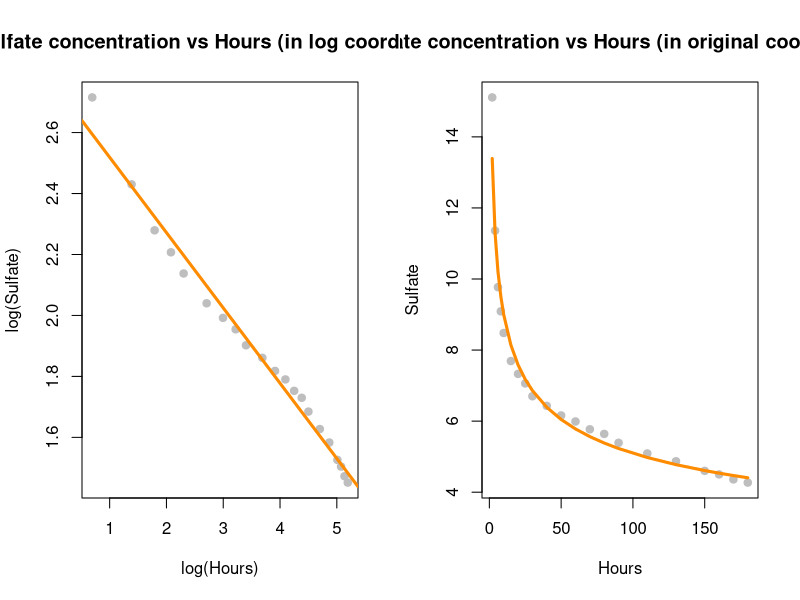
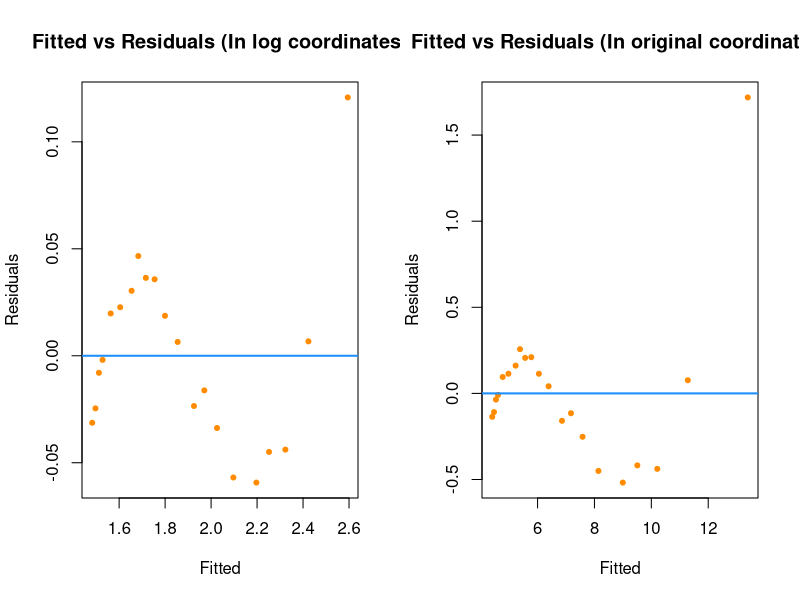
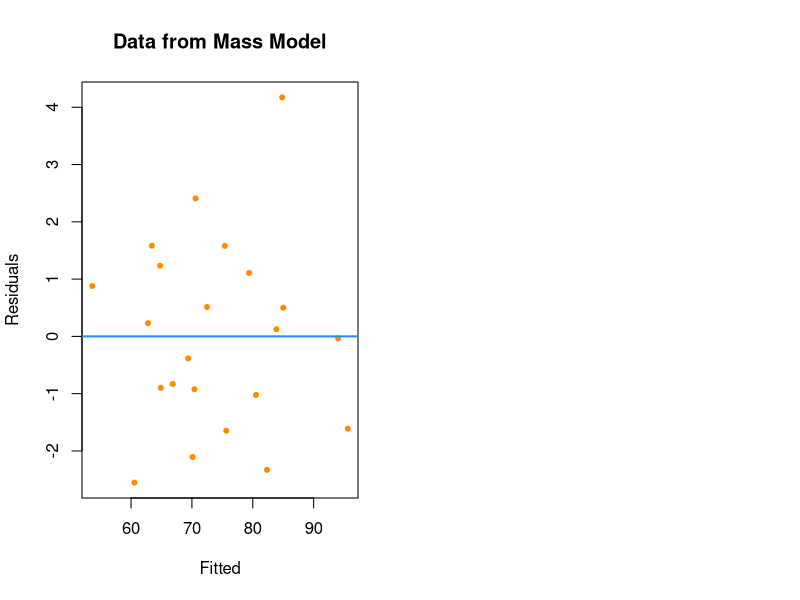
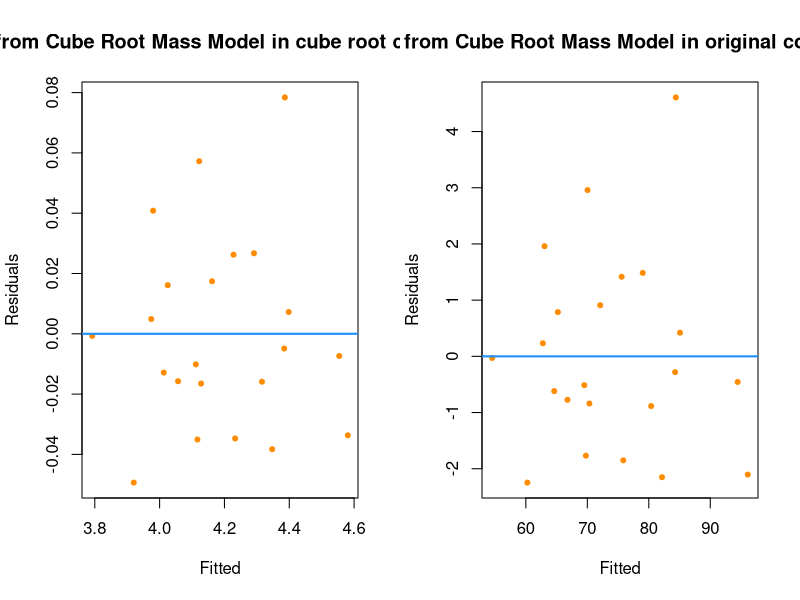
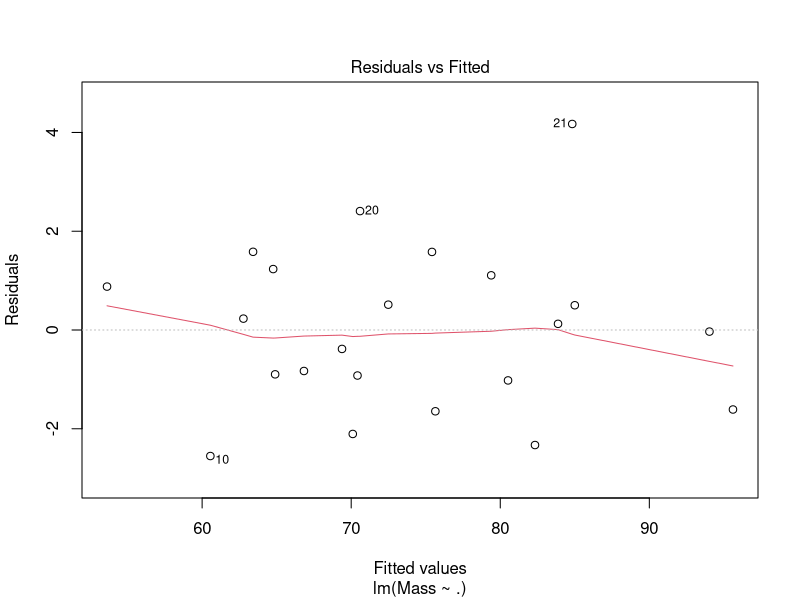
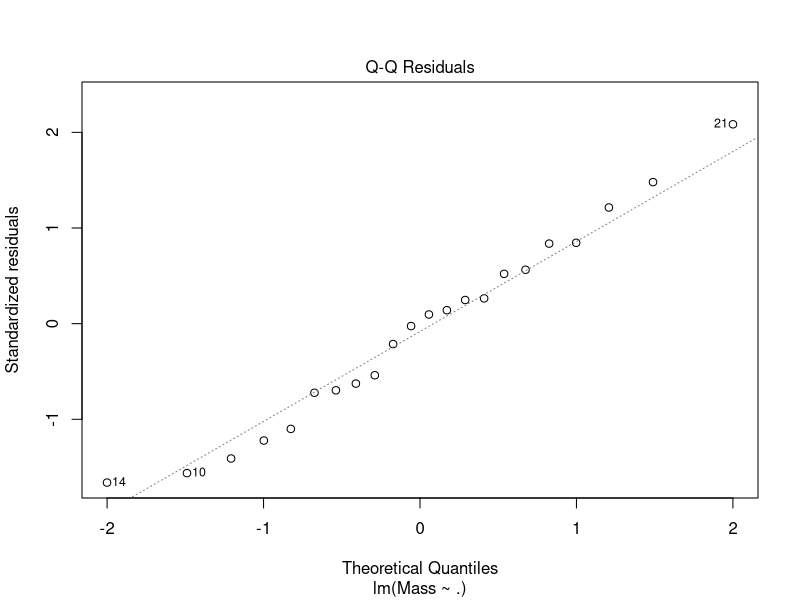
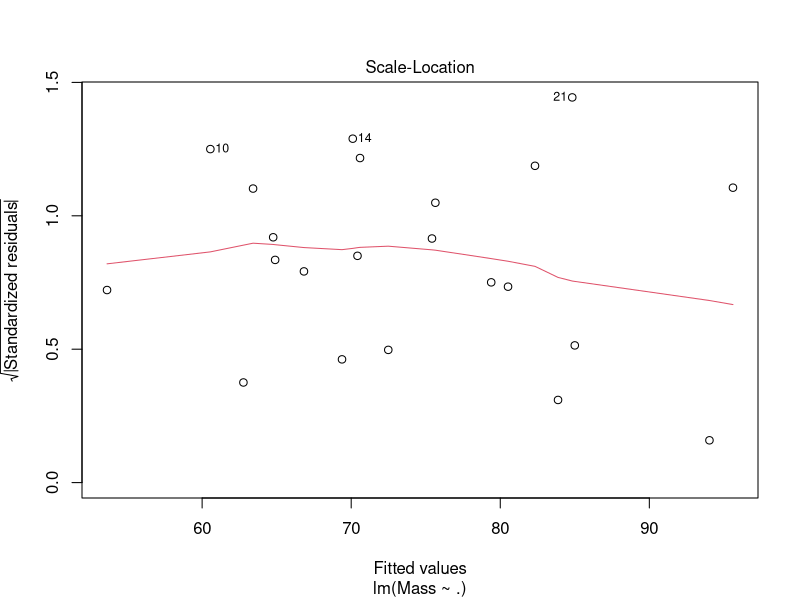
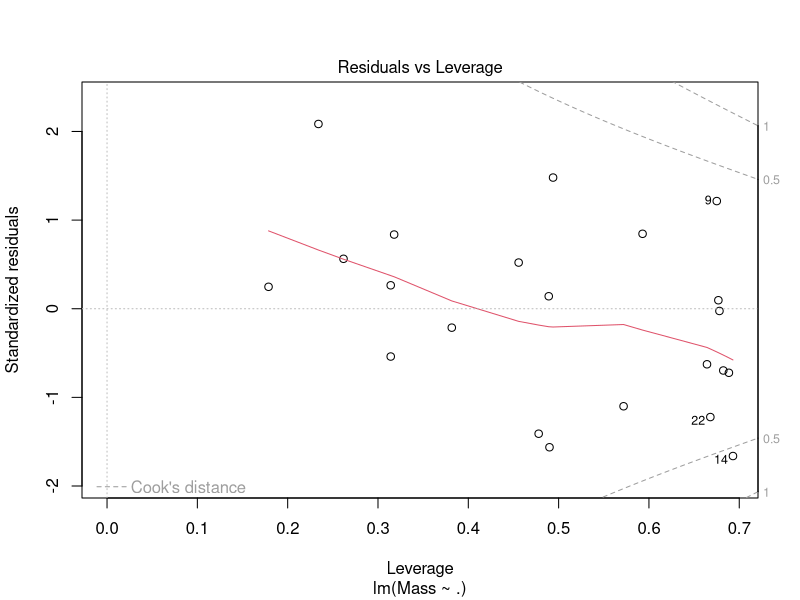

Reproduce these figures in R, in order. (Note: this script raises an error after producing the figures.)


# load required packages
library(gridExtra)
library(caret)
library(data.table)
library(dplyr)
library(readxl)
library(lmtest)
library(readr)
library(glmnet)
library(MASS)
library(GGally)


# PROBLEM 1 

# reading the data
bs_data <- read_csv("blood_sulphate.csv")
bs_data <- as.data.frame(bs_data)

bs_log_model <- lm(log(Sulfate) ~ log(Hours), data = bs_data)


# PART A 
# display in log coordinates - data points and regression line
par(mfrow = c(1, 2))
plot(log(Sulfate) ~ log(Hours), data = bs_data, col = "grey", pch = 20, cex = 1.5,
     main = "Sulfate concentration vs Hours (in log coordinates)")
abline(bs_log_model, col="darkorange", lwd=3)


# PART B 
# display in original coordinates - data points and regression curve (working code)
plot(Sulfate ~ Hours, data = bs_data, col = "grey", pch = 20, cex = 1.5,
     main = "Sulfate concentration vs Hours (in original coordinates)")
pred <- predict(bs_log_model,type="r")
lines(bs_data$Hours,exp(pred),col="darkorange",lwd=3)


# PART C 
# fitted vs residuals - log coordinates
par(mfrow = c(1, 2))
plot(fitted(bs_log_model), resid(bs_log_model), col = 'darkorange',pch = 20,xlab = "Fitted", 
     ylab = "Residuals", main = "Fitted vs Residuals (In log coordinates)")
abline(h = 0, col ="dodgerblue", lwd = 2)


# fitted vs residuals - original coordinates
res <- bs_data$Sulfate - exp(pred)
fit <- exp(pred)

plot(fit, res, col = 'darkorange',pch = 20,xlab = "Fitted", 
     ylab = "Residuals", main = "Fitted vs Residuals (In original coordinates)")
abline(h = 0, col ="dodgerblue", lwd = 2)


# PART D
# some r squared calculations to justify why model is good. full details are in written report
summary(bs_log_model)$r.squared
summary(bs_log_model)$adj.r.squared



# PROBLEM 2
# load the data
mass_dt <- read_csv("mass.csv")

# PART A
# build the linear model
mass_model <- lm(Mass ~ ., data = mass_dt)

#fitted vs residuals plot
plot(fitted(mass_model), resid(mass_model), col = 'darkorange',pch = 20,xlab = "Fitted", 
     ylab = "Residuals", main = "Data from Mass Model")
abline(h = 0, col ="dodgerblue", lwd = 2)


# PART B
mass_cr_model <- lm(Mass^(1/3) ~ ., data = mass_dt)

# plot fitted vs residuals in cube root coordinates
par(mfrow = c(1, 2))
plot(fitted(mass_cr_model), resid(mass_cr_model), col = 'darkorange',pch = 20,xlab = "Fitted", 
     ylab = "Residuals", main = "Data from Cube Root Mass Model in cube root coordinate")
abline(h = 0, col ="dodgerblue", lwd = 2)

# plot fitted vs resoduals in original coordinates
pred <- predict(mass_cr_model)
res <- mass_dt$Mass - (pred)^3
fit <- (pred)^3
plot(fit, res, col = 'darkorange',pch = 20,xlab = "Fitted", 
     ylab = "Residuals", main = "Data from Cube Root Mass Model in original coordinate")
abline(h = 0, col ="dodgerblue", lwd = 2)


# PART C - EXPLANATION
# some calculation for r squared, adjusted r squared for justification. full details are in written report

# for simple mass model
summary(mass_model)$r.squared
summary(mass_model)$adj.r.squared


rss_mass <- c(crossprod(mass_model$residuals))
mse_mass <- rss_mass / length(mass_model$residuals)
rmse_mass <- sqrt(mse_mass)

# for cube root mass model (after back transformation)
# r squared
r2 <- cor(mass_dt$Mass, (pred)^3)^2

# adjusted r squared
n <- nrow(mass_dt)
p <- 10 # number of predictors
adjR <- 1-(1-r2) * ((n-1) / (n-p-1))

# rmse
rss_mass_cr <- c(crossprod(mass_dt$Mass - (pred)^3))
mse_mass_cr <- rss_mass_cr / length(mass_cr_model$residuals)
rmse_mass_cr <- sqrt(mse_mass_cr)
                 
summary(mass_model)
summary(mass_cr_model)

# standardized residual plots for both model for comparison
par(mfrow = c(1,1))
plot(mass_model)
plot(mass_cr_model)



# PROBLEM 3 
# PART A
# load the dataset
abalone <- read_csv("abalone.csv")

# since the age is calculated by adding 1.5 (a constant) to the response variable rings, we will add 1.5 to 
# rings variable and treat it as age in data
abalone$Rings <- abalone$Rings + 1.5

abalone_model1 <- lm(Rings ~ . - Sex, data = abalone )

par(mfrow = c(2, 2))
#fitted vs residuals
plot(fitted(abalone_model1), resid(abalone_model1), col = 'darkorange',pch = 20,xlab = "Fitted", 
     ylab = "Residuals", main = "Data from Abalone Model (without 'Sex' predictor)")
abline(h = 0, col ="dodgerblue", lwd = 2)


# PART B
is.factor(abalone$Sex)
abalone$Sex <- as.factor(abalone$Sex)

abalone_model2 <- lm(Rings ~ ., data = abalone)
summary(abalone_model2)$r.squared

#fitted vs residuals
plot(fitted(abalone_model2), resid(abalone_model2), col = 'darkorange',pch = 20,xlab = "Fitted", 
     ylab = "Residuals", main = "Fitted vs Residual from Abalone Model (with 'Sex' predictor)")
abline(h = 0, col ="dodgerblue", lwd = 2)


# PART C
abalone_log_model1 <- lm(log(Rings) ~ . -Sex, data = abalone)

#fitted vs residuals
pred <- predict(abalone_log_model1)
res <- abalone$Rings - exp(pred)
fit <- exp(pred)

plot(fit, res, col = 'darkorange',pch = 20,xlab = "Fitted", 
     ylab = "Residuals", main = "Fitted vs Residual from log Abalone log Model (without Sex' Predictor)")
abline(h = 0, col ="dodgerblue", lwd = 2)


# PART D
abalone_log_model2 <- lm(log(Rings) ~ ., data = abalone)

#fitted vs residuals
pred <- predict(abalone_log_model2)
res <- abalone$Rings - exp(pred)
fit <- exp(pred)


plot(fit, res, col = 'darkorange',pch = 20,xlab = "Fitted", 
     ylab = "Residuals", main = "Fitted vs Residual from log Abalone log Model (with 'gender'Sex' predictor)")
abline(h = 0, col ="dodgerblue", lwd = 2)


# PART E
# standardized residual plots for both model for comparison
par(mfrow = c(1,1))
plot(abalone_model1)
plot(abalone_model2)
plot(abalone_log_model1)
plot(abalone_log_model2)


# pairs plot for abalone dataset
ggpairs(abalone, aes(colour = Sex, alpha = 0.8), title="Pairs plot for abalone dataset") + 
  theme_grey(base_size = 8)

# PART F
# glmnet
abalone_dm <- data.matrix(abalone)
x_var_no_gender <- abalone_dm[,2:8]
x_var_gender <- abalone_dm[,1:8]
y_var <- abalone_dm[,9]
log_y_var <- log(abalone_dm[,9]) 

# fit glm with all predictors but gender
glm_model_no_gender <- cv.glmnet(x_var_no_gender,y_var, alpha = 0)

# fit glm with all predictors 
glm_model_with_gender <- cv.glmnet(x_var,y_var, alpha = 0)


# fit glm with log response and all predictors but gender
glm_model_log_no_gender <- cv.glmnet(x_var_no_gender,log_y_var, alpha = 0)


# fit glm with log response and all predictors 
glm_model_log_with_gender <- cv.glmnet(x_var_gender,log_y_var, alpha = 0)


# plot all the glm graphs
par(mfrow = c(2, 2))
plot(glm_model_no_gender)
plot(glm_model_with_gender)
plot(glm_model_log_no_gender)
plot(glm_model_log_with_gender)

# calculate lambda values at which we get minimum cross-validated error
glm_model_no_gender$lambda.min
glm_model_with_gender$lambda.min
glm_model_log_no_gender$lambda.min
glm_model_log_with_gender$lambda.min

# min prediction error 
glm_model_no_gender$lambda.1se
glm_model_with_gender$lambda.1se
glm_model_log_no_gender$lambda.1se
glm_model_log_with_gender$lambda.1se


# calculating r squared for all glmnet models for comparison
r2_no_gender_a <- summary(abalone_model1)$r.squared
r2_gender_b <- summary(abalone_model2)$r.squared

# for log models calculate from back tranformation
pred <- predict(abalone_log_model1)
r2_log_no_gender_c <- cor(abalone$Rings,exp(pred))^2

pred <- predict(abalone_log_model2)
r2_log_gender_d <- cor(abalone$Rings,exp(pred))^2


# calculate r squared for glm models
pred <- predict(glm_model_no_gender, newx = x_var_no_gender, s = "lambda.1se")
r2_no_gender <- cor(y_var,pred)^2

pred <- predict(glm_model_with_gender, newx = x_var, s = "lambda.1se")
r2_gender <- cor(y_var,pred)^2

pred <- predict(glm_model_log_no_gender, newx = x_var_no_gender, s = "lambda.1se")
r2_log_no_gender <- cor(y_var, exp(pred))^2

pred <- predict(glm_model_log_with_gender, newx = x_var, s = "lambda.1se")
r2_log_gender <- cor(y_var, exp(pred))^2


#r2_no_gender <- glm_model_no_gender$glmnet.fit$dev.ratio[which(glm_model_no_gender$glmnet.fit$lambda == glm_model_no_gender$lambda.1se)]
#r2_gender <- glm_model_with_gender$glmnet.fit$dev.ratio[which(glm_model_with_gender$glmnet.fit$lambda == glm_model_with_gender$lambda.1se)]
#r2_log_no_gender <- glm_model_log_no_gender$glmnet.fit$dev.ratio[which(glm_model_log_no_gender$glmnet.fit$lambda == glm_model_log_no_gender$lambda.1se)]
#r2_log_gender <- glm_model_log_with_gender$glmnet.fit$dev.ratio[which(glm_model_log_with_gender$glmnet.fit$lambda == glm_model_log_with_gender$lambda.1se)]

## r squared values
# r2_no_gender_a - 0.5276299
# r2_gender_b - 0.5378844
# r2_log_no_gender_c - 0.5019077
# r2_log_gender_d - 0.5160649

# r2_no_gender - 0.471
# r2_gender - 0.421
# r2_log_no_gender - 0.441
# r2_log_gender - 0.475



